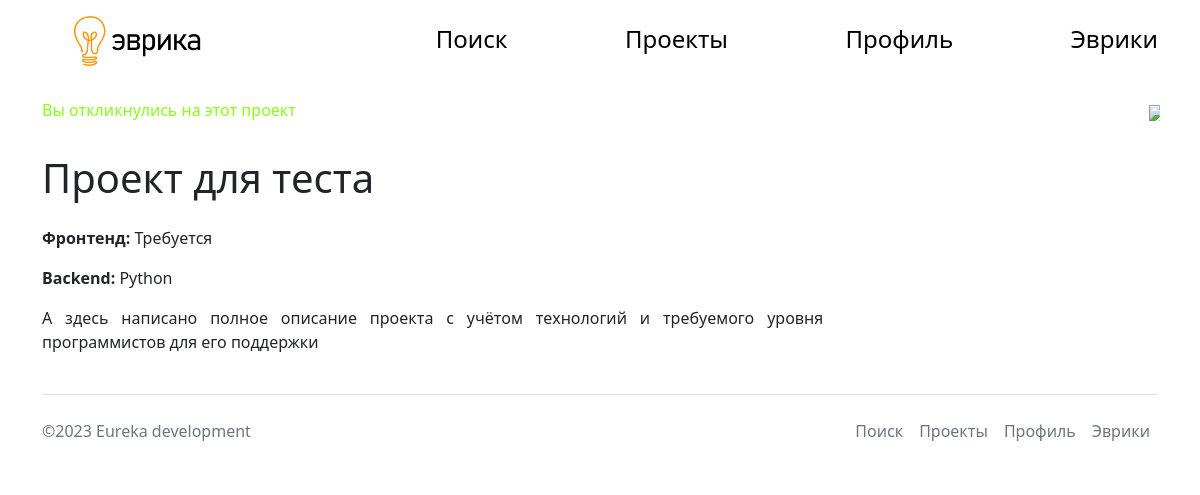
/projects/2 (signed in), run on the app's committed database.
### main.py (models this page shows, shortened)
class Project(db.Model):
    id = db.Column(db.Integer, primary_key=True)
    title = db.Column(db.String(20), nullable=False)
    about = db.Column(db.Text, nullable=False)
    image = db.Column(db.String)
    front_language = db.Column(db.Integer, nullable=False)
    back_language = db.Column(db.String, nullable=False)
    level = db.Column(db.String, nullable=False)
    founder_id = db.Column(db.Integer, nullable=False)
    intro = db.Column(db.String(240))

### main.py (the view)
@app.route('/projects/<int:id>')
def project_profile(id):
    project = db.session.query(Project).filter_by(id=id).first()
    like = db.session.query(Matches).filter_by(user_id=current_user.id, project_id=id).first()
    return render_template('project_profile.html', title=project.title, project=project, user=current_user, like=like)

### main.py (called while the page is built)
@login_manager.user_loader
def load_user(user_id):
    return User.query.get(user_id)

### templates/project_profile.html
{%extends 'base.html'%}
{%block body%}
<div class="profile_container">
<div class="profile_text">
{% if user.id == project.founder_id %}
<a class='btn btn-warning' href="/projects/{{project.id}}/delete">Удалить проект</a>
<a class='btn btn-success' href="/projects/{{project.id}}/edit">Редактировать</a>
{% else %}
{% if like %}
<p style='color:#8aff15'>Вы откликнулись на этот проект</p>
{% else %}
<a class='btn btn-success' href="/projects/{{project.id}}/like/{{user.id}}">Откликнуться</a>
{% endif %}
{% endif %}
<h1 class="py-3">{{project.title}}</h1>
        <p><b>Фронтенд:</b>
{% if project.front_language %}
Требуется
{% else %}
Не требуется
{% endif %}
</p>
<p>
<b>Backend: </b> {{project.back_language}}
</p>
{% if project.about %}
<p style="text-align: justify">{{project.about}}</p>
{% endif %}
</div>
<div class="profile-image-container">
{%if project.image%}
<img class="profile_image" src='{{project.image}}'>
{%endif%}
</div>
</div>
{%endblock%}

### static/css/style.css (style rules this page uses)
.profile_container { display: flex; }
.profile_text { max-width: 70%; margin-right: auto; }
.profile_image { margin-left: 41%; margin-top: 15%; max-width: 70%; border-radius: 5%; }

### data on the page
Project: title "Проект для теста", back_language "Python", about "А здесь написано полное описание проекта с учётом технологий и требуемого уровня программистов для его поддержки"
